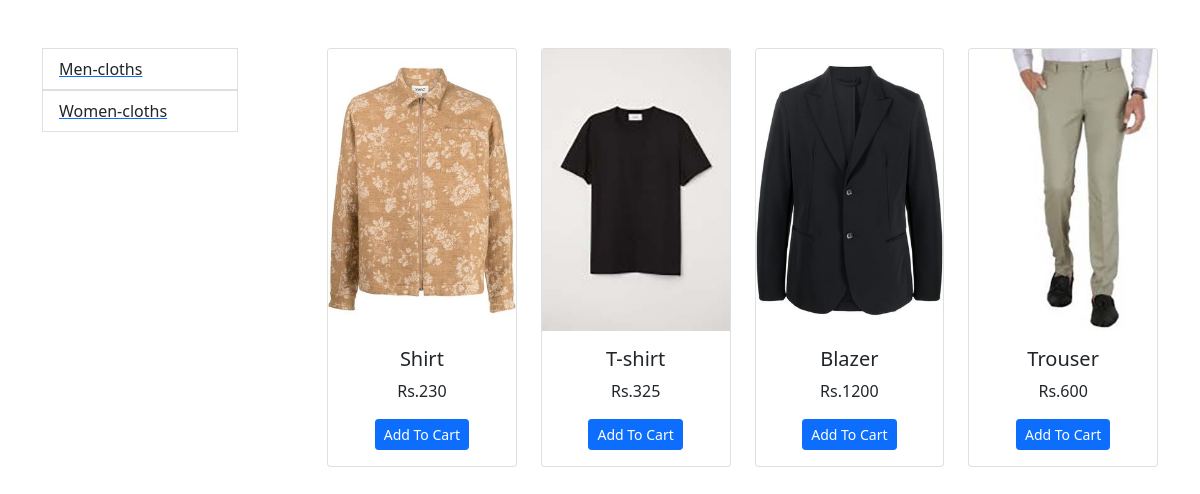
/?category=1, run on the app's committed database.
### mains/models.py (models this page shows, shortened)
class Category(models.Model):
    name = models.CharField(max_length=50)
    class Meta:
        verbose_name = 'category'
        verbose_name_plural = 'categories'

class Product(models.Model):
    name = models.CharField(max_length=50)
    price = models.IntegerField(default=0)
    category = models.ForeignKey(Category, on_delete=models.CASCADE)
    description = models.TextField(default='' , null=True , blank=True)
    image = models.ImageField(upload_to='products/')
    @staticmethod
    def products_by_cat_id(category_id):
        if category_id:
            return Product.objects.filter(category = category_id)
        else:
            return Product.objects.all();

### mains/views.py (the view)
# urls.py: path('', views.index_fun, name='home'),
def index_fun(request):
   all_products = None
   all_categories = Category.objects.all()
   categoryID = request.GET.get('category')
   if categoryID:
      all_products = Product.products_by_cat_id(categoryID)
   else:
      all_products = Product.objects.all()
   context = {
      'products': all_products,
      'categories': all_categories,
   }
   return render(request, 'mains/index.html', context)

### mains/templates/mains/index.html (shortened to what this page needs)
{% extends 'base.html' %}
{% load static %}
{% block content %}
<div class="row my-5">
    <div class="col-sm-3">
        <ul class="list-group w-75">
            {% for cat in categories %}
           <a href="/?category={{cat.id}}"><li class="list-group-item">{{cat.name}}</li></a>
           {% endfor %}
          </ul>
    </div>
    <div class="col-sm-9">
        <div class="row">
            {% for prod in products %}
            <div class="col-sm-3">
                <div class="card mb-4 text-center" style="width: 100%;">
                    <img src="{{prod.image.url}}" class="card-img-top" alt="...">
                    <div class="card-body">
                      <h5 class="card-title">{{prod.name}}</h5>
                      <p class="card-text">Rs.{{prod.price}}</p>
                      <a href="#" class="btn btn-primary btn-sm">Add To Cart</a>
                    </div>
                  </div>
            </div>
            {% endfor %}
        </div>
    </div>
</div>
{% endblock content %}

### data on the page
Category: name "Men-cloths"
Category: name "Women-cloths"
Product: image (picture), name "Shirt", price "230"
Product: image (picture), name "T-shirt", price "325"
Product: image (picture), name "Blazer", price "1200"
Product: image (picture), name "Trouser", price "600"
